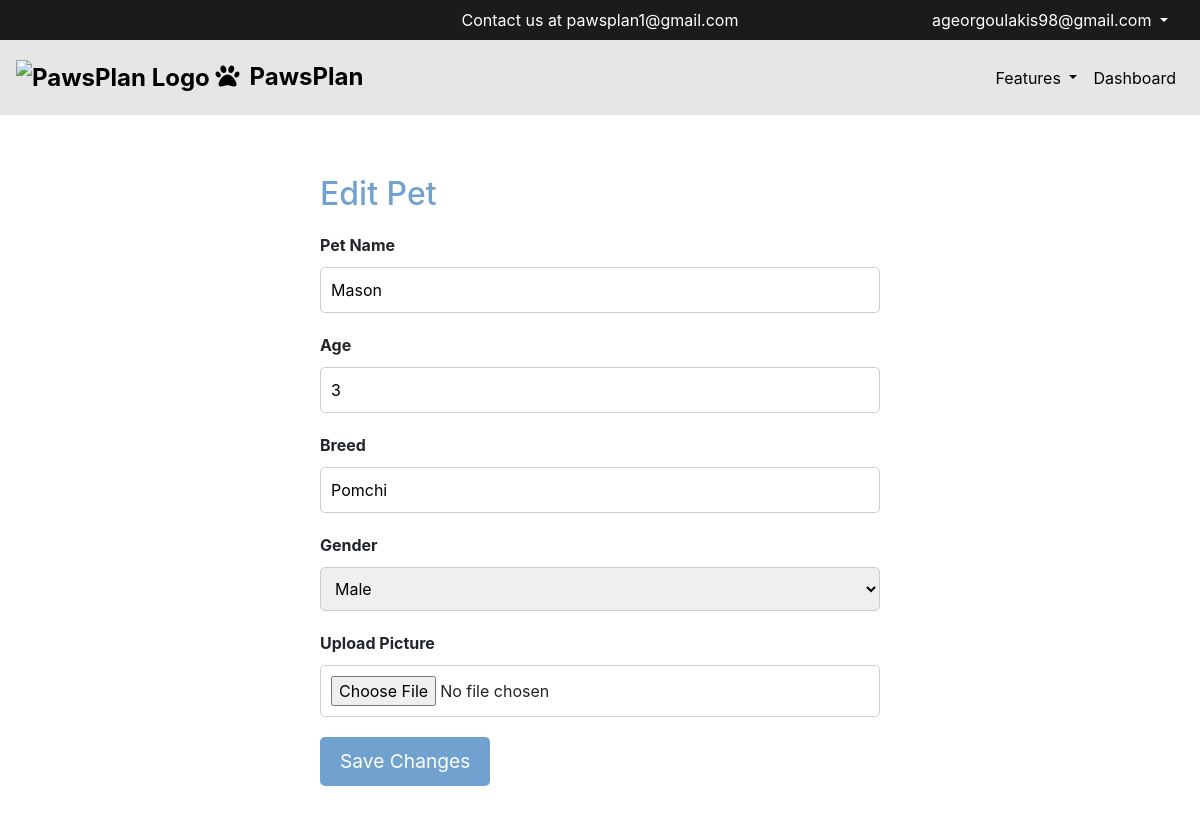
Page /edit_pet/1 (signed in) on the committed database.
### app/models.py (models this page shows, shortened)
class User(db.Model, UserMixin):
    id = db.Column(db.Integer, primary_key=True)
    username = db.Column(db.String(20), unique=True, nullable=False)
    email = db.Column(db.String(120), unique=True, nullable=False)
    image_file = db.Column(db.String(20), nullable=False, default='default.jpg')
    password = db.Column(db.String(60), nullable=False)
    is_verified = db.Column(db.Boolean, nullable=False, default=False)
    pets = db.relationship('Pet', backref='owner', lazy=True)

class Pet(db.Model):
    id = db.Column(db.Integer, primary_key=True)
    name = db.Column(db.String(100), nullable=False)
    gender = db.Column(db.String(6), nullable=False)
    breed = db.Column(db.String(100), nullable=False)
    age = db.Column(db.Integer, nullable=False)
    picture = db.Column(db.String(100), nullable=False)  # storing filename
    user_id = db.Column(db.Integer, db.ForeignKey('user.id'), nullable=False)
    histories = db.relationship('PetHistory', backref='pet', lazy=True)
    appointments = db.relationship('VetAppointment', backref='pet', lazy=True)
    vaccine_records = db.relationship('VaccineRecord', backref='pet', lazy=True)
    feeding_schedules = db.relationship('FeedingSchedule', backref='pet', lazy=True)

### app/routes.py (the view, shortened to what this page needs)
@bp.route("/edit_pet/<int:pet_id>", methods=['GET', 'POST'])
@login_required
def edit_pet(pet_id):
    pet = Pet.query.get_or_404(pet_id)
    if pet.owner != current_user:
        flash('You do not have permission to edit this pet.', 'danger')
        return redirect(url_for('main.manage_pets'))
    form = AddPetForm(obj=pet)
    return render_template('edit_pet.html', title='Edit Pet', form=form)

### app/forms.py
class AddPetForm(FlaskForm):
    name = StringField('Pet Name', validators=[DataRequired()])
    gender = SelectField('Gender', choices=[('Male', 'Male'), ('Female', 'Female')], validators=[DataRequired()])
    age = IntegerField('Age', validators=[DataRequired()])
    breed = StringField('Breed', validators=[DataRequired()])
    picture = FileField('Upload Picture', validators=[DataRequired()])
    submit = SubmitField('Save Pet')

### app/models.py (called while the page is built)
@login_manager.user_loader
def load_user(user_id):
    return User.query.get(int(user_id))

### app/templates/edit_pet.html (shortened to what this page needs)
{% extends "base.html" %}
{% block content %}
    <div class="main-content">
        <div class="form-container">
            <h1>Edit Pet</h1>
            <form method="post" enctype="multipart/form-data">
                <label for="name">Pet Name</label>
                {{ form.name }}
                <label for="age">Age</label>
                {{ form.age }}
                <label for="breed">Breed</label>
                {{ form.breed }}
                <label for="gender">Gender</label>
                {{ form.gender }}
                <label for="picture">Upload Picture</label>
                {{ form.picture }}
                <button type="submit" class="btn-save">Save Changes</button>
            </form>
        </div>
    </div>
{% endblock %}

### app/templates/base.html (shortened to what this page needs)
<!DOCTYPE html>
<html lang="en">
<head>
    <link rel="stylesheet" href="https://stackpath.bootstrapcdn.com/bootstrap/4.5.2/css/bootstrap.min.css">
</head>
<body>
    {% block content_no_style %}
        <nav class="navbar navbar-expand-lg navbar-secondary">
            <div class="contact-text">Contact us at pawsplan1@gmail.com</div>
            {% if current_user.is_authenticated %}
                <div class="nav-item dropdown ml-auto">
                    <a class="nav-link dropdown-toggle user-email" href="#" id="userDropdown" role="button" data-toggle="dropdown" aria-haspopup="true" aria-expanded="false">
                        {{ current_user.email }}
                    </a>
                </div>
            {% endif %}
        </nav>
        <nav class="navbar navbar-expand-lg navbar-custom">
            <a class="navbar-brand" href="{{ url_for('main.home') }}">
                <img src="https://www.edsaugusta.com/wp-content/uploads/2024/02/Paw-Print-Light-Blue-Transparent-01.png" alt="PawsPlan Logo" class="paw-icon-img">
                <i class="fas fa-paw paw-icon"></i>PawsPlan
            </a>
            <div class="collapse navbar-collapse" id="navbarNav">
                <ul class="navbar-nav ml-auto">
                    {% if current_user.is_authenticated %}
                        <li class="nav-item dropdown">
                            <a class="nav-link dropdown-toggle" href="#" id="navbarDropdown" role="button" data-toggle="dropdown" aria-haspopup="true" aria-expanded="false">
                                Features
                            </a>
                        </li>
                        <li class="nav-item">
                            <a class="nav-link" href="{{ url_for('main.dashboard') }}">Dashboard</a>
                        </li>
                    {% endif %}
                </ul>
            </div>
        </nav>
    {% endblock %}
    <div class="container">
        {% block content %}{% endblock %}
    </div>
</body>
</html>

### app/templates/base.html (style rules this page uses)
.navbar-custom { background-color: #e6e6e6; height: 75px; }
.navbar-custom .nav-link { color: black; }
.navbar-brand { color: black; font-size: 24px; font-weight: bold; text-decoration: none; }
.navbar-brand .paw-icon { margin-right: 10px; color: black; }
.navbar-secondary { background-color: #1b1b1b; height: 40px; display: flex; align-items: center; justify-content: center; color: white; position: relative; }
.navbar-secondary .contact-text { position: absolute; left: 50%; transform: translateX(-50%); text-align: center; }
.navbar-secondary .user-email { color: white; margin-left: auto; }
.paw-icon-img { height: 60px; width: auto; margin-right: 0px; }

### app/templates/edit_pet.html (style rules this page uses)
body { background-image: url('https://assets.wfcdn.com/im/81456976/compr-r85/1178/117858037/fabric.jpg'); background-size: cover; background-attachment: fixed; background-position: center; background-repeat: no-repeat; }
.main-content { display: flex; justify-content: center; padding: 20px; margin-top: 20px; width: 100%; }
.form-container { background-color: white; border-radius: 10px; padding: 20px; width: 100%; max-width: 600px; display: flex; flex-direction: column; }
.form-container h1 { font-size: 2em; margin-bottom: 20px; color: #71a2cf; }
.form-container label { display: block; margin-bottom: 10px; font-weight: bold; }
.form-container input[type="text"], .form-container input[type="number"], .form-container input[type="file"], .form-container select { width: 100%; padding: 10px; margin-bottom: 20px; border: 1px solid #ccc; border-radius: 5px; }
.form-container .btn-save { font-size: 1.2em; padding: 10px 20px; background-color: #71a2cf; color: #fff; border: none; border-radius: 5px; cursor: pointer; }

### rows in the picture
User: email "ageorgoulakis98@gmail.com"
Pet: name "Mason", age "3", breed "Pomchi", gender "Male"
